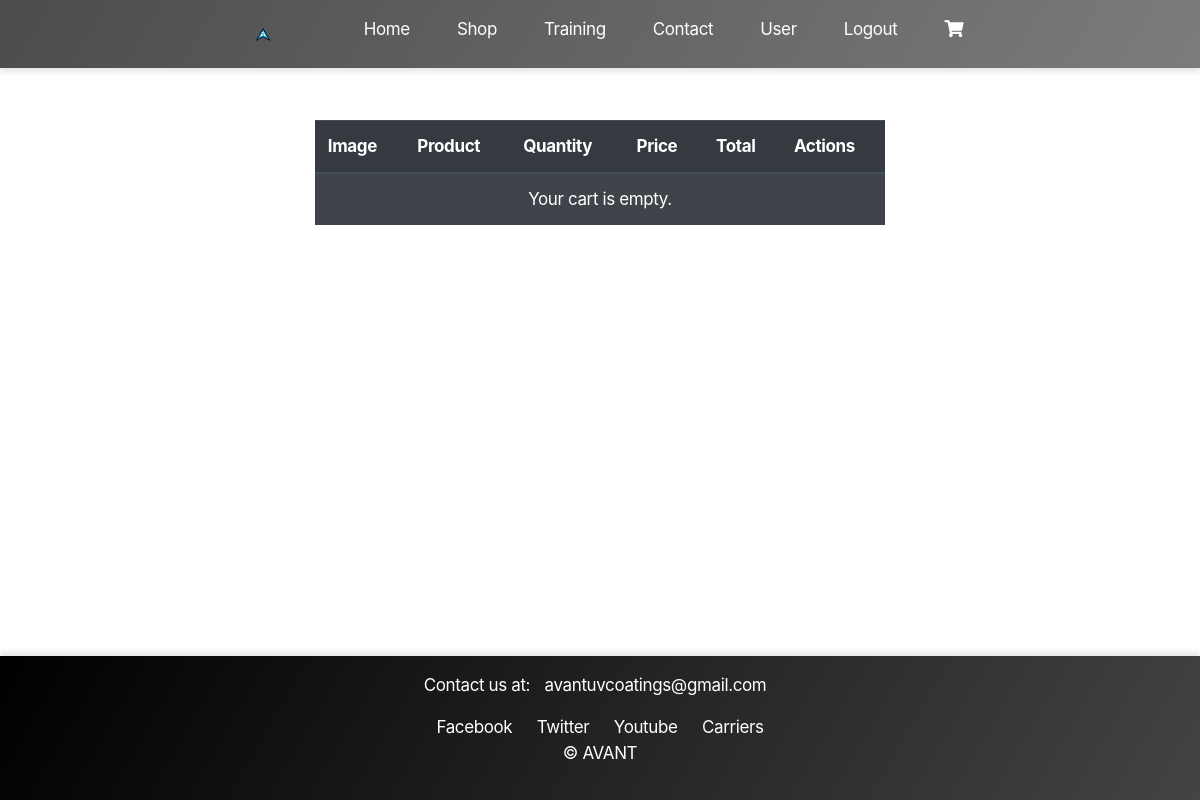
/cart/ (signed in), run on an earlier commit of the app's database.
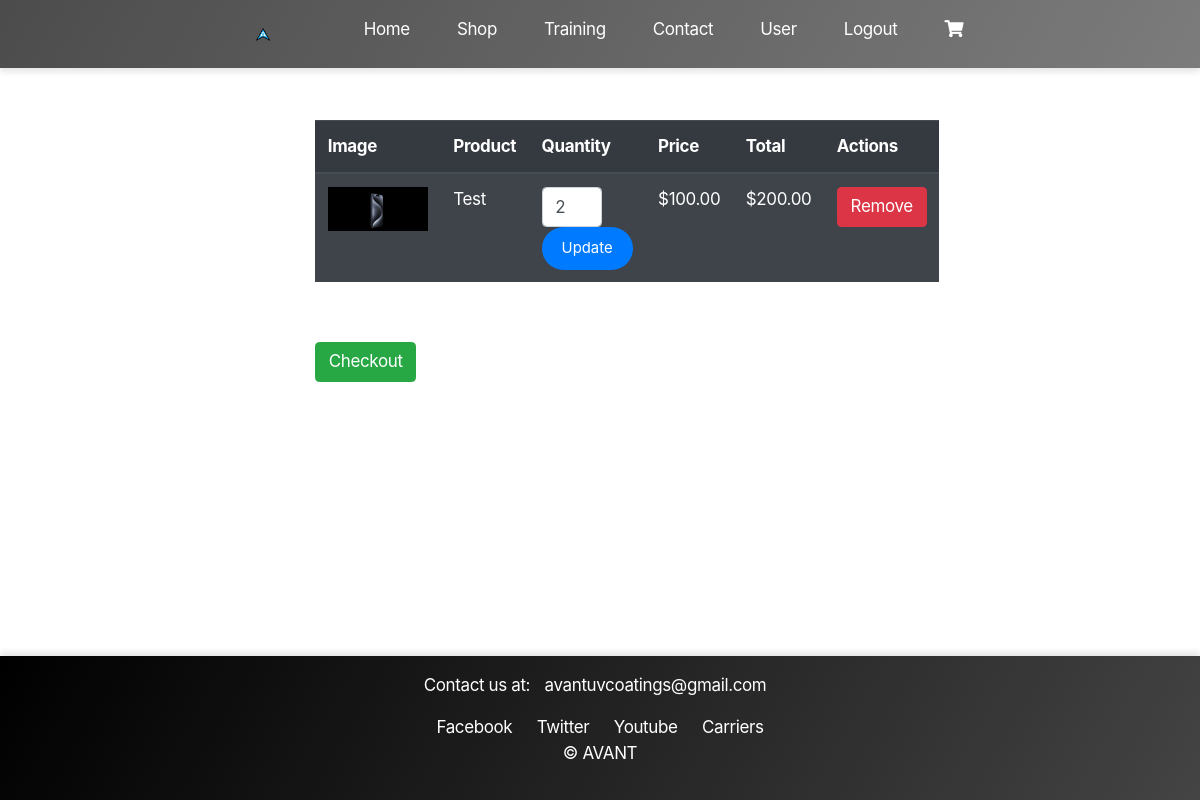
And on a later commit of the database.
### cart/models.py (models this page shows, shortened)
class Cart(models.Model):
    user = models.ForeignKey(CustomUser, on_delete=models.CASCADE, related_name='carts', null=True, blank=True)
    guest_email = models.EmailField(null=True, blank=True)
    product = models.ForeignKey(Products, on_delete=models.CASCADE)
    quantity = models.PositiveIntegerField(default=1)
    added_at = models.DateTimeField(auto_now_add=True)

### products/models.py (models this page shows, shortened)
class Products(models.Model):
    title = models.CharField(max_length=100)
    image = models.ImageField(upload_to='product_images', blank=True, null=True)
    description = models.TextField()
    price = models.DecimalField(max_digits=10, decimal_places=2)

### cart/views.py (the view, shortened to what this page needs)
# urls.py: path('', cart_view, name='cart'),
def cart_view(request):
    cart_items = []
    total_price = 0
    if request.user.is_authenticated:
        cart_items = Cart.objects.filter(user=request.user)
        total_price = sum(item.product.price * item.quantity for item in cart_items)
    return render(request, 'cart/cart.html', {'cart_items': cart_items, 'total_price': total_price})

### cart/templatetags/cart_tags.py (called while the page is built)
@register.filter
def multiply(value, arg):
    try:
        return value * arg
    except (TypeError, ValueError):
        return ''

### cart/templates/cart/cart.html (shortened to what this page needs)
{% extends "home/base.html" %}
{% load cart_tags %}
{% load static %}
{% block content %}
<div class="container mt-5">
    <h2 class="text-white">Shopping Cart</h2>
    <table class="table table-dark table-striped">
        <thead>
            <tr>
                <th>Image</th>
                <th>Product</th>
                <th>Quantity</th>
                <th>Price</th>
                <th>Total</th>
                <th>Actions</th>
            </tr>
        </thead>
        <tbody>
            {% if cart_items %}
                {% for item in cart_items %}
                <tr>
                    <td>
                        {% if item.product.image %}
                            <img src="{{ item.product.image.url }}" alt="{{ item.product.title }}" class="img-fluid" style="max-width: 100px; max-height: 100px;">
                        {% else %}
                            <img src="{% static 'images/no-image.png' %}" alt="No image" class="img-fluid" style="max-width: 100px; max-height: 100px;">
                        {% endif %}
                    </td>
                    <td>{{ item.product.title }}</td>
                    <td>
                        <form method="post" action="{% url 'cart:update_cart' item.product.id %}">
                            <input type="number" name="quantity" value="{{ item.quantity }}" min="1" class="form-control" style="max-width: 60px; display: inline-block;">
                            <button type="submit" class="btn btn-primary btn-sm">Update</button>
                        </form>
                    </td>
                    <td>${{ item.product.price }}</td>
                    <td>${{ item.product.price|multiply:item.quantity }}</td>
                    <td>
                        <a href="{% url 'cart:remove_from_cart' item.product.id %}" class="btn btn-danger">Remove</a>
                    </td>
                </tr>
                {% endfor %}
            {% else %}
                <tr>
                    <td colspan="6" class="text-center">Your cart is empty.</td>
                </tr>
            {% endif %}
        </tbody>
    </table>
    {% if cart_items %}
    <p class="text-white">Total: ${{ total_price }}</p>
    <a href="{% url 'cart:checkout' %}" class="btn btn-success">Checkout</a>
    {% endif %}
</div>
{% endblock %}

What changed in the data, as far as the page shows it:
added Cart: product.image (picture), product "Test", quantity "2", product.price "100.00", product.price|multiply "200.00"
Also different on the page:
text no longer shown: "Your cart is empty."
text now shown: "Checkout"
